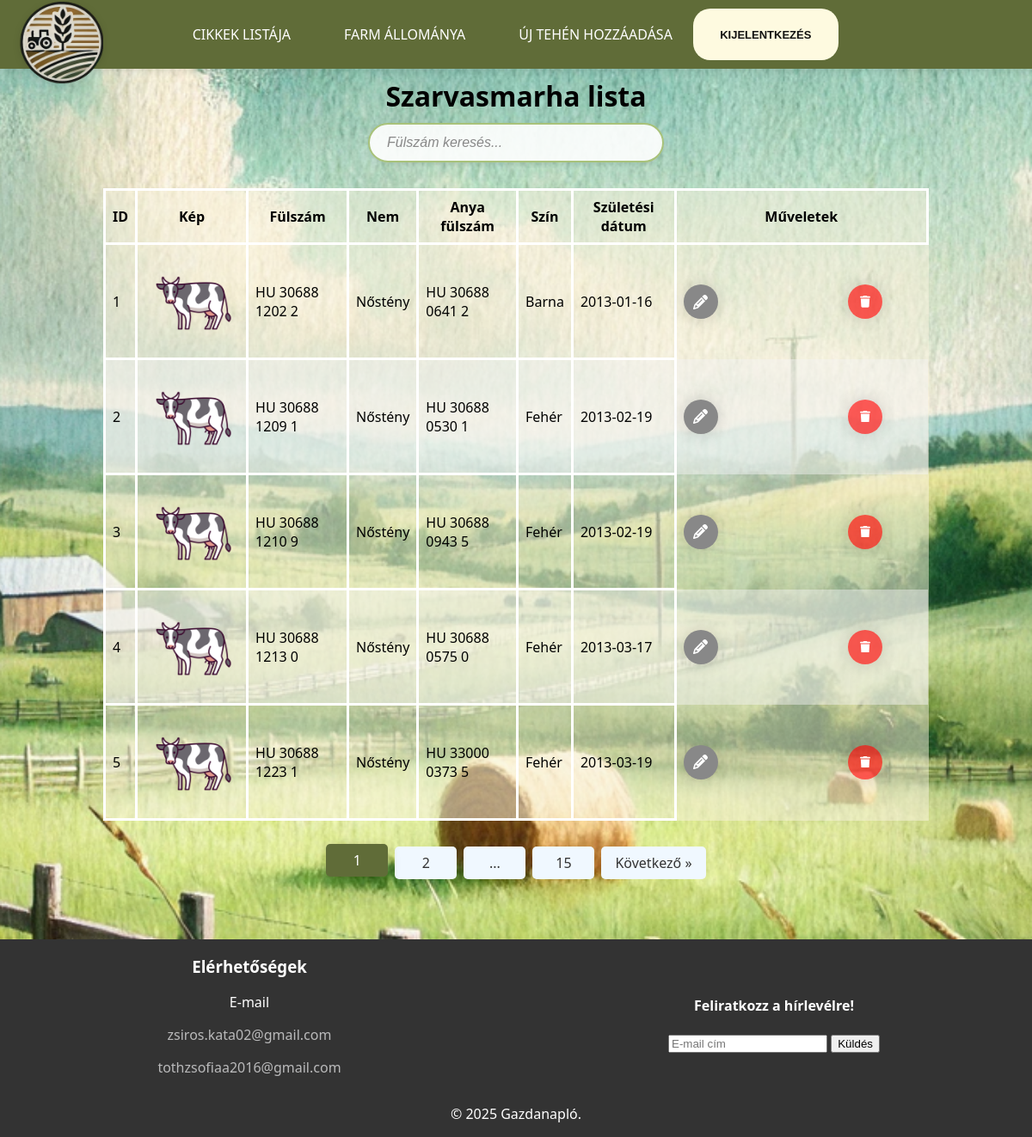
Page /admin/farm_states.php (signed in) on the committed database.
### tables this page shows
CREATE TABLE `cows` (
  `id` int(11) NOT NULL,
  `ear_tag` varchar(255) DEFAULT NULL,
  `gender` tinyint(1) DEFAULT NULL,
  `color_id` int(11) DEFAULT NULL,
  `birthdate` date DEFAULT NULL,
  `death_date` date DEFAULT NULL,
  `mother_ear_tag` varchar(255) DEFAULT NULL,
  `father_ear_tag` varchar(255) DEFAULT NULL,
  `picture` varchar(255) DEFAULT NULL
);

### admin/farm_states.php (the view, shortened to what this page needs)
<?php
require '../connect.php';
$records_per_page = 5;
$page = isset($_GET['page']) && is_numeric($_GET['page']) ? (int)$_GET['page'] : 1;
$offset = ($page - 1) * $records_per_page;
$total_records_query = "SELECT COUNT(*) AS total FROM cows";
$total_result = $dbconn->query($total_records_query);
$total_records = $total_result->fetch_assoc()['total'];
$total_pages = ceil($total_records / $records_per_page);
$sql = "SELECT
            cows.id AS cow_id,
            cows.ear_tag,
            cows.gender,
            cows.mother_ear_tag,
            colors.colors AS color,
            cows.birthdate,
            cows.picture
        FROM cows
        LEFT JOIN colors ON cows.color_id = colors.id
        ORDER BY cows.id
        LIMIT $records_per_page OFFSET $offset";
$result = $dbconn->query($sql);
?>
<!DOCTYPE html>
<html lang="hu">
 <?php
    $custom_css = ["../css/pages/farmSate.css", "../css/delete.css", "../css/table.css"];
    include '../main/head.php';
?>
<body>
    <?php include '../main/nav.php'; ?>
    <main>
        <h1>Szarvasmarha lista</h1>
        <input type="text" id="myInput" onkeyup="myFunction()" placeholder="Fülszám keresés..." title="Fülszám keresés">
        <?php
        if ($result->num_rows > 0) {
            echo "<table id='cowTable'>
                    <thead>
                        <tr>
                            <th>ID</th>
                            <th>Kép</th>
                            <th>Fülszám</th>
                            <th>Nem</th>
                            <th>Anya fülszám</th>
                            <th>Szín</th>
                            <th>Születési dátum</th>
                            <th colspan='2'>Műveletek</th>
                        </tr>
                    </thead>
                    <tbody>";
            while ($row = $result->fetch_assoc()) {
                $color = $row['color'] ?? 'N/A';
                if ($row['gender'] == 1) {
                    $gender = "Hím";
                } else {
                    $gender = "Nőstény";
                }
                $picture = !empty($row['picture']) ? htmlspecialchars($row['picture']) : '../cowPicture/nopicture.jpg';
                echo "<tr>
                        <td>" . htmlspecialchars($row['cow_id']) . "</td>
                        <td><img src='" . $picture . "' alt='Tehén Kép'></td>
                        <td>" . htmlspecialchars($row['ear_tag']) . "</td>
                        <td>" . htmlspecialchars($gender) . "</td>
                        <td>" . htmlspecialchars($row['mother_ear_tag']) . "</td>
                        <td class='color'>" . htmlspecialchars($color) . "</td>
                        <td>" . htmlspecialchars($row['birthdate']) . "</td>
                        <td class='btn-update borderRight'>
                            <a href='edit_cow.php?id=" . urlencode($row['cow_id']) . "'>
                                <button class='edit-button'>
                                    <svg class='edit-svgIcon' viewBox='0 0 512 512'>
                                        <path d='M410.3 231l11.3-11.3-33.9-33.9-62.1-62.1L291.7 89.8l-11.3 11.3-22.6 22.6L58.6 322.9c-10.4 10.4-18 23.3-22.2 37.4L1 480.7c-2.5 8.4-.2 17.5 6.1 23.7s15.3 8.5 23.7 6.1l120.3-35.4c14.1-4.2 27-11.8 37.4-22.2L387.7 253.7 410.3 231zM160 399.4l-9.1 22.7c-4 3.1-8.5 5.4-13.3 6.9L59.4 452l23-78.1c1.4-4.9 3.8-9.4 6.9-13.3l22.7-9.1v32c0 8.8 7.2 16 16 16h32zM362.7 18.7L348.3 33.2 325.7 55.8 314.3 67.1l33.9 33.9 62.1 62.1 33.9 33.9 11.3-11.3 22.6-22.6 14.5-14.5c25-25 25-65.5 0-90.5L453.3 18.7c-25-25-65.5-25-90.5 0zm-47.4 168l-144 144c-6.2 6.2-16.4 6.2-22.6 0s-6.2-16.4 0-22.6l144-144c6.2-6.2 16.4-6.2 22.6 0s6.2 16.4 0 22.6z'></path>
                                    </svg>
                                </button>
                            </a>
                        </td>
                        <td class='btn-update borderRight'>
                            <button class='deleteButton' data-id='" . urlencode($row['cow_id']) . "'>
                                <svg viewBox='0 0 448 512' class='svgIcon'>
                                    <path d='M135.2 17.7L128 32H32C14.3 32 0 46.3 0 64S14.3 96 32 96H416c17.7 0 32-14.3 32-32s-14.3-32-32-32H320l-7.2-14.3C307.4 6.8 296.3 0 284.2 0H163.8c-12.1 0-23.2 6.8-28.6 17.7zM416 128H32L53.2 467c1.6 25.3 22.6 45 47.9 45H346.9c25.3 0 46.3-19.7 47.9-45L416 128z'></path>
                                </svg>
                            </button>
                        </td>
                    </tr>";
            }
            echo "</tbody></table>";
            echo "<div class='pagination' data-max-pages='$total_pages'>";
            for ($i = max(1, $page - 1); $i <= min($total_pages, $page + 1); $i++) {
                echo "<a href='?page=$i#cowTable'" . ($i === $page ? " class='active'" : "") . ">$i</a>";
            }
            if ($page < $total_pages - 2) {
                if ($page < $total_pages - 3) {
                    echo "<a class='dots' href='javascript:void(0)'>...</a>";
                }
                echo "<a href='?page=$total_pages#cowTable'" . ($total_pages === $page ? " class='active'" : "") . ">$total_pages</a>";
            }
            if ($page < $total_pages) {
                echo "<a href='?page=" . ($page + 1) . "#cowTable'>Következő &raquo;</a>";
            }
            echo "</div>";
        } else {
            echo "<p>Nincs adat a táblázatban.</p>";
        }
        ?>
    </main>
    <footer>
        <?php include '../main/footer.php'; ?>
    </footer>
</body>
</html>

### main/head.php (shortened to what this page needs)
<!DOCTYPE html>
<html lang="hu">
<head>
    <link rel="stylesheet" href="../css/footer.css">
    <link rel="stylesheet" href="../css/nav.css">
    <?php
    if (!empty($custom_css)) {
        foreach ($custom_css as $css) {
            echo "<link rel='stylesheet' href='$css'>\n";
        }
    }
    ?>
    <link rel="stylesheet" href="https://cdn.jsdelivr.net/npm/sweetalert2@11.7.32/dist/sweetalert2.min.css">
</head>
<body>
</body>
</html>

### main/nav.php (shortened to what this page needs)
<nav>
    <div class="logo-container">
        <img src="../cowPicture/logo.png" alt="Logo">
    </div>
    <div class="nav-links">
        <div class="links">
            <?php
            if (!isset($_SESSION['logged_in']) || $_SESSION['logged_in'] === false) {
                echo '<a href="../main/index.php">Főoldal</a>';
                echo '<a href="../index.php">Napi bejegyzések</a>';
                echo '<a href="#statisztikak">Statisztikák</a>';
            }
            else {
                echo '<a href="list.php">Cikkek listája</a>';
                echo '<a href="farm_states.php">Farm állománya</a>';
                echo '<a href="newcow.php">Új tehén hozzáadása</a>';
            }
            ?>
        </div>
        <div class="button-container" id="buttonContainer">
            <?php
            if (isset($_SESSION['logged_in']) && $_SESSION['logged_in'] === true) {
                echo '<button><a href="logout.php">Kijelentkezés</a></button>';
            } else {
                echo '<button><a href="../admin/index.php">Bejelentkezés</a>
                    <div class="arrow-wrapper">
                        <div class="arrow"></div>
                    </div>
                </button>';
            }
            ?>
        </div>
    </div>
</nav>

### main/footer.php (shortened to what this page needs)
<div class="container">
    <div class="contacts">
    <h3>Elérhetőségek</h3>
        <p>E-mail</p>
        <p><a href="mailto:zsiros.kata02@gmail.com">zsiros.kata02@gmail.com</a></p>
        <p><a href="mailto:tothzsofiaa2016@gmail.com">tothzsofiaa2016@gmail.com</a></p>
    </div>
    <div class="newsletter">
        <h4>Feliratkozz a hírlevélre!</h4>
        <form method="post" action="">
            <input type="email" name="email" placeholder="E-mail cím" required>
            <input type="submit" value="Küldés">
        </form>
    </div>
    <p class="center">&copy; 2025 Gazdanapló.</p>
</div>

### css/footer.css (style rules this page uses)
html, body { height: 100%; margin: 0; display: flex; flex-direction: column; }
main { flex: 1; }
footer { width: 100%; background-color: #333; color: white; text-align: center; }
footer h3 { place-self: center; }
footer .center { text-align: center; grid-column: 1/3; }
.container { display: grid; grid-template-columns: repeat(2, 1fr); }
.contacts a { color: #bababb; text-decoration: none; }
@media only screen and (max-width: 2000px) { footer .container { display: grid; grid-template-columns: repeat(2, 1fr); } }
@media only screen and (max-width: 2000px) { footer .contacts { padding-right: 20px; place-self: center; } }
@media only screen and (max-width: 2000px) { footer .newsletter { grid-column: 2; place-self: center; } }

### css/nav.css (style rules this page uses)
body { font-family: system-ui, -apple-system, BlinkMacSystemFont, 'Segoe UI', Roboto, Oxygen, Ubuntu, Cantarell, 'Open Sans', 'Helvetica Neue', sans-serif; background-color: #fefae0; padding-top: 80px; }
main { transition: transform 0.3s cubic-bezier(0.4, 0, 0.2, 1); transform: translateY(0); }
nav { background-color: #606c38; display: grid; grid-template-columns: 200px 1fr 200px; align-items: center; width: 100%; position: fixed; top: 0; left: 0; z-index: 1000; box-shadow: 0 2px 10px rgba(0,0,0,0.1); height: 80px; }
.logo-container { grid-column: 1; padding-left: 20px; display: flex; align-items: center; }
.logo-container img { width: 100px; margin-bottom: -20px; height: auto; filter: drop-shadow(0 2px 4px rgba(0,0,0,0.1)); }
.nav-links { grid-column: 2; display: flex; justify-content: center; align-items: center; width: 100%; }
.links { display: flex; justify-content: center; align-items: center; gap: 30px; width: 100%; }
.button-container { grid-column: 3; display: flex; justify-content: flex-end; padding-right: 20px; margin-left: auto; }
nav a { color: white; padding: 1rem; text-decoration: none; text-transform: uppercase; transition: all 0.3s cubic-bezier(0.4, 0, 0.2, 1); position: relative; cursor: pointer; }
nav a::after { content: ''; position: absolute; width: 0; height: 2px; bottom: 0; left: 50%; background-color: #FEFAE0; transition: all 0.3s cubic-bezier(0.4, 0, 0.2, 1); transform: translateX(-50%); }
nav button { margin: 10px 5px 10px 0; border: 0; }
.button-container button { --primary-color: #FEFAE0; --secondary-color: #111; --hover-color: #111; --arrow-width: 10px; --arrow-stroke: 2px; border-radius: 20px; padding: 0.5em 1.2em; background: var(--primary-color); display: flex; font-weight: bold; font-size: small; transition: all 0.3s cubic-bezier(0.4, 0, 0.2, 1); position: relative; overflow: hidden; margin-left: auto; }
.button-container button::before { content: ''; position: absolute; top: 50%; left: 50%; width: 0; height: 0; background: rgba(0, 0, 0, 0.1); border-radius: 50%; transform: translate(-50%, -50%); transition: width 0.6s ease, height 0.6s ease; }
.button-container button a { text-decoration: none; color: var(--secondary-color); position: relative; z-index: 1; }
@media (min-width: 1025px) { .nav-links { position: static; display: flex; flex-direction: row; opacity: 1; transform: none; pointer-events: all; padding: 0; background: none; box-shadow: none; height: auto; justify-content: center; width: 100%; } }
@media (min-width: 1025px) { .links { display: flex; flex-direction: row; gap: 30px; margin: 0; justify-content: center; width: 100%; } }
@media (min-width: 1025px) { .links a { padding: 0.5rem 1rem; font-size: 1rem; font-weight: 500; text-align: center; } }
@media (min-width: 1025px) { .button-container { margin-right: 0; display: flex; align-items: center; } }

### css/table.css (style rules this page uses)
table { border-collapse: collapse; background-color:rgba(250, 243, 224, 0.5); width: 100%; }
table th, table td { padding: 8px; text-align: left; border: 3px solid #fff; }
img { max-width: 125px; max-height: 110px; }
table th { text-align: center; }
table tr:nth-child(even) { background-color: #f2f2f277; }

### rows in the picture
cows: id "1", ear_tag "HU 30688 1202 2", gender "Nőstény", mother_ear_tag "HU 30688 0641 2", birthdate "2013-01-16"
cows: id "2", ear_tag "HU 30688 1209 1", gender "Nőstény", mother_ear_tag "HU 30688 0530 1", birthdate "2013-02-19"
cows: id "3", ear_tag "HU 30688 1210 9", gender "Nőstény", mother_ear_tag "HU 30688 0943 5", birthdate "2013-02-19"
cows: id "4", ear_tag "HU 30688 1213 0", gender "Nőstény", mother_ear_tag "HU 30688 0575 0", birthdate "2013-03-17"
cows: id "5", ear_tag "HU 30688 1223 1", gender "Nőstény", mother_ear_tag "HU 33000 0373 5", birthdate "2013-03-19"

### other values in the picture
$total_pages "15"
